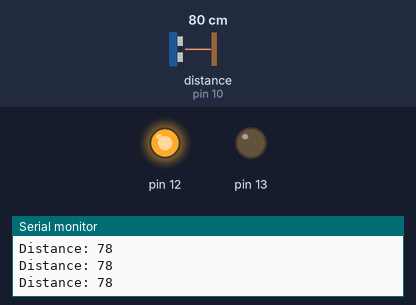
A sketch run on a simulated Arduino Uno, built with avr-gcc and run on an emulated ATmega328P. Shown: output pins drawn as LEDs (lit = HIGH), the last lines printed to the serial monitor. Wiring (inferred from the names in the program): ultrasonic range finder: trigger pin 9; echo pin 10. The inputs (shaded band) are chosen by the test bench; at power-on: distance to the obstacle (sensor on pin 10) 80 cm. The echo pulse lasts 58.3 µs per cm; pins used as bus, display or sensor lines are not drawn.

Above: at 1.2 s.
1.3 s: distance to the obstacle (sensor on pin 10) set to 46 cm
2.8 s: distance to the obstacle (sensor on pin 10) set to 38 cm
At 3.2 s:
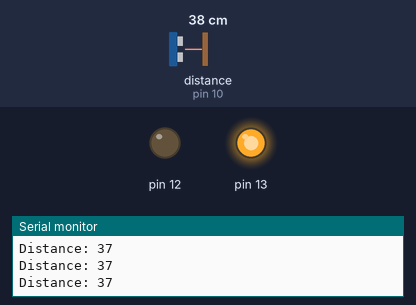
4.3 s: distance to the obstacle (sensor on pin 10) set to 299 cm
At 4.9 s:
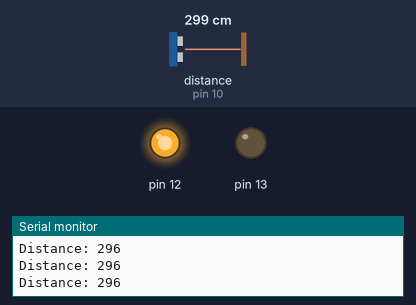
5.8 s: distance to the obstacle (sensor on pin 10) set to 2 cm
At 6.6 s:
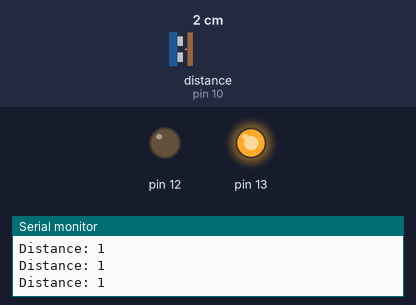
7.3 s: distance to the obstacle (sensor on pin 10) set to 120 cm
At 8.6 s:
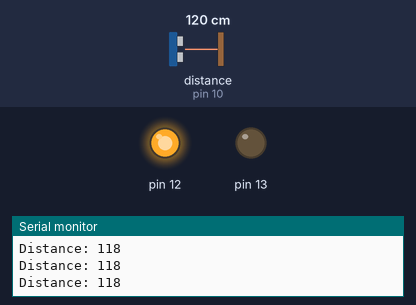
Timing chart, 0 to 9.8 s (numbered marks = the images above; inputs shaded):
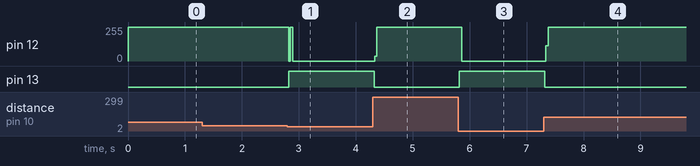

Measured:
- the behaviour switches between 41 and 40 cm on distance to the obstacle (sensor on pin 10) (found by bisection; images 0 and 1)
- after the input at 2.8 s, pin 12: 255/255 → 0/255 at once; pin 13: LOW → HIGH at once
- after the input at 4.3 s, pin 12: 0/255 → 255/255 at once; pin 13: HIGH → LOW at once
- after the input at 5.8 s, pin 12: 255/255 → 0/255 after 0.06 s; pin 13: LOW → HIGH at once
- after the input at 7.3 s, pin 12: 0/255 → 255/255 at once; pin 13: HIGH → LOW at once

The sketch:

ultrasonic.ino
```cpp
const int trigPin = 9;
const int echoPin = 10;
// defining variables
long duration;
int distance;
void setup() {
pinMode(trigPin, OUTPUT); // Sets the trigPin as an Output
pinMode(echoPin, INPUT); // Sets the echoPin as an Input
Serial.begin(9600); // Starts the serial communication
pinMode(13,OUTPUT);
pinMode(12,OUTPUT);
}
void loop() {
// Clears the trigPin
digitalWrite(trigPin, LOW);
delayMicroseconds(2);
// Sets the trigPin on HIGH state for 10 micro seconds
digitalWrite(trigPin, HIGH);
delayMicroseconds(10);
digitalWrite(trigPin, LOW);
// Reads the echoPin, returns the sound wave travel time in microseconds
duration = pulseIn(echoPin, HIGH);
// Calculating the distance
distance= duration*0.034/2;
// Prints the distance on the Serial Monitor
Serial.print("Distance: ");
Serial.println(distance);
digitalWrite(12,1);
if(distance<40){
  digitalWrite(13,1);
  digitalWrite(12,0);
  }else if(distance>40){
  digitalWrite(12,1);
  digitalWrite(13,0);
  }

}
```
